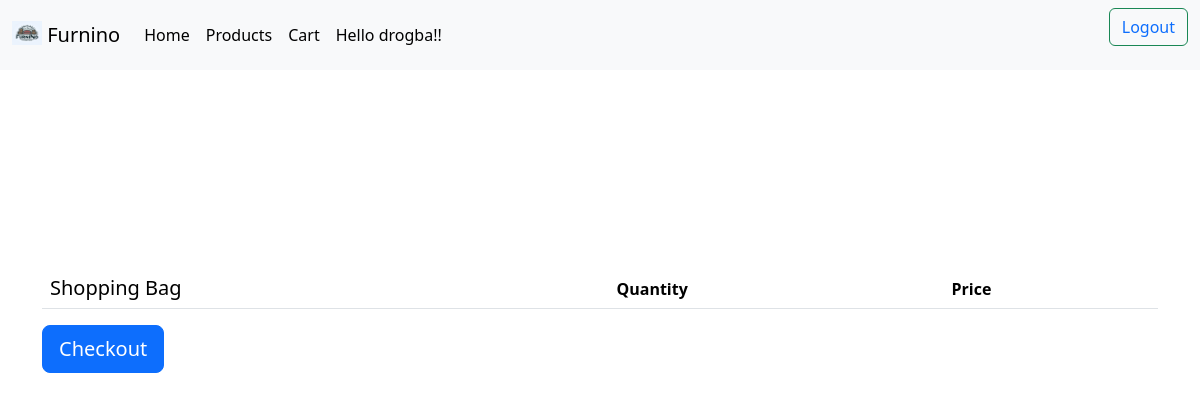
The page /cart/ (signed in) on the database as committed earlier.
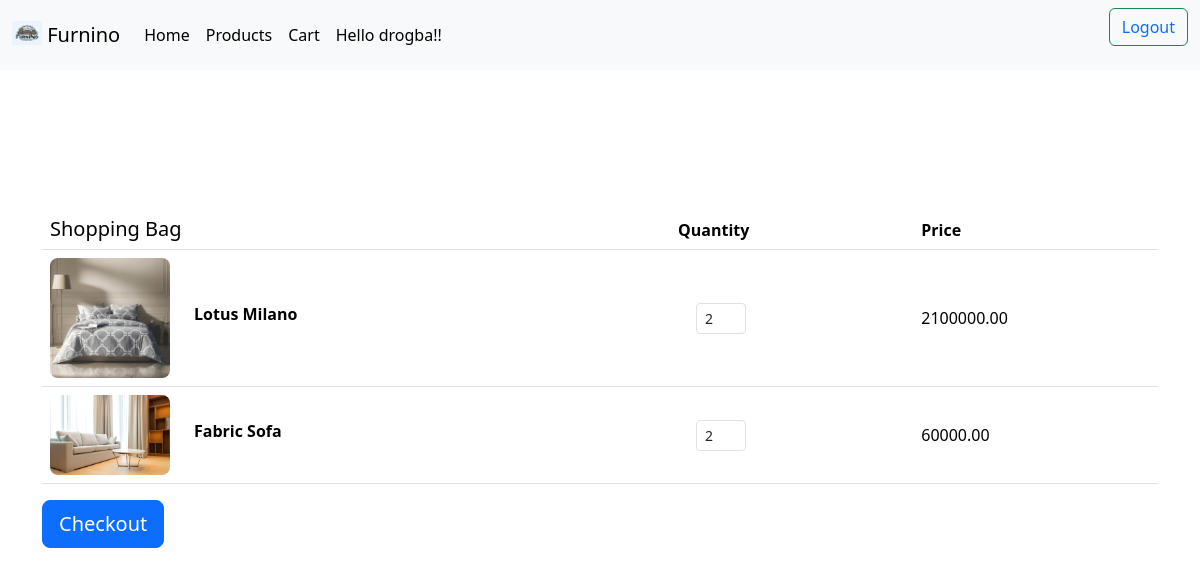
The same page on the database as committed later.
### base/models.py (models this page shows, shortened)
class OrderItem(models.Model):
    product = models.ForeignKey(Product, on_delete=models.CASCADE)
    order = models.ForeignKey(Order, on_delete=models.CASCADE)
    quantity = models.PositiveBigIntegerField(default=1)
    def get_cost(self):
        return self.product.price * self.quantity

class Product(models.Model):
    name = models.CharField(max_length=200)
    slug = models.SlugField(max_length=200)
    description = models.TextField()
    price = models.DecimalField(max_digits=10, decimal_places=2)
    category = models.ForeignKey(Category, on_delete=models.CASCADE)
    image = models.ImageField(upload_to='product/', blank=True)
    class Meta:
        ordering = ["name"]
        indexes = [
            models.Index(fields=["name"])
        ]

### base/views.py (the view)
# urls.py: path('cart/',views.cart,name="cart"),
def cart(request):
    if request.user.is_authenticated:
        customer= request.user.customer
        order,created=Order.objects.get_or_create(customer=customer)
        items=order.orderitem_set.all() #gets all the order item for that order
    else:
        items=[]
        order={'order.get_cart_items':0,'get_cart_items':0}
    return render(request,'base/cart.html',{'items':items,
                                            'oerder':order})

### base/templates/base/cart.html (shortened to what this page needs)
{% load static %}
{% include "nav.html" %}
<!DOCTYPE html>
<html lang="en">
<head>
  <link href="https://cdn.jsdelivr.net/npm/bootstrap@5.3.3/dist/css/bootstrap.min.css" rel="stylesheet">
</head>
<body>
  <section class="h-100 h-custom">
    <div class="container h-100 py-5">
      <div class="row d-flex justify-content-center align-items-center h-100">
        <div class="col">
          <div class="table-responsive">
            <table class="table">
              <thead>
                <tr>
                  <th scope="col" class="h5">Shopping Bag</th>
                  <th scope="col">Quantity</th>
                  <th scope="col">Price</th>
                </tr>
              </thead>
              <tbody>
                {% for item in items  %}
                <tr>
                  <th scope="row">
                    <div class="d-flex align-items-center">
                      <img src="{{item.product.image.url}}" class="img-fluid rounded-3"
                        style="width: 120px;" alt="Book">
                      <div class="flex-column ms-4">
                        <p class="mb-2">{{item.product.name}}</p>
                      </div>
                    </div>
                  </th>
                  <td class="align-middle">
                    <div class="d-flex flex-row">
                      <button data-mdb-button-init data-mdb-ripple-init class="btn btn-link px-2"
                        onclick="this.parentNode.querySelector('input[type=number]').stepDown()">
                      </button>
                      <input id="form1" min="0" name="quantity" value="2" type="number"
                        class="form-control form-control-sm" style="width: 50px;" />
                      <button data-mdb-button-init data-mdb-ripple-init class="btn btn-link px-2"
                        onclick="this.parentNode.querySelector('input[type=number]').stepUp()">
                      </button>
                    </div>
                  </td>
                  <td class="align-middle">
                    <p class="mb-0" style="font-weight: 500;">{{item.get_cost}}</p>
                  </td>
                </tr>
                {% endfor %}
              </tbody>
            </table>
          </div>
          <a href="{% url "checkout" %}" >
          <button  type="button"  class="btn btn-primary btn-block btn-lg">
            <div class="d-flex justify-content-between">
              <span > Checkout</span>
            </div>
          </button>
            </div>
          </div>
        </div>
  </section>
</body>
</html>

Rows that differ between the two databases and show on the page:
now on this page (row edited): OrderItem: product.image (picture), product.name "Lotus Milano", get_cost "2100000.00"
added OrderItem: product.image (picture), product.name "Fabric Sofa", get_cost "60000.00"
